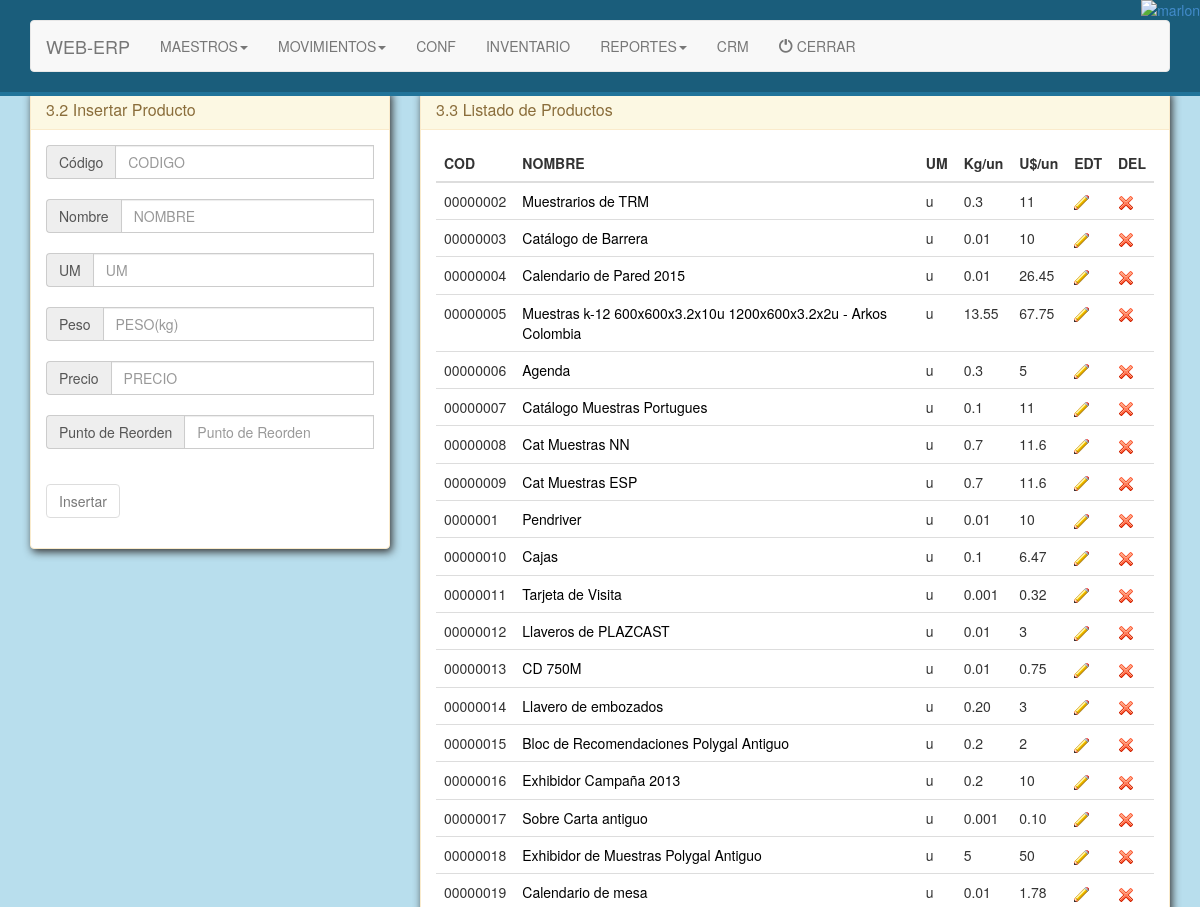
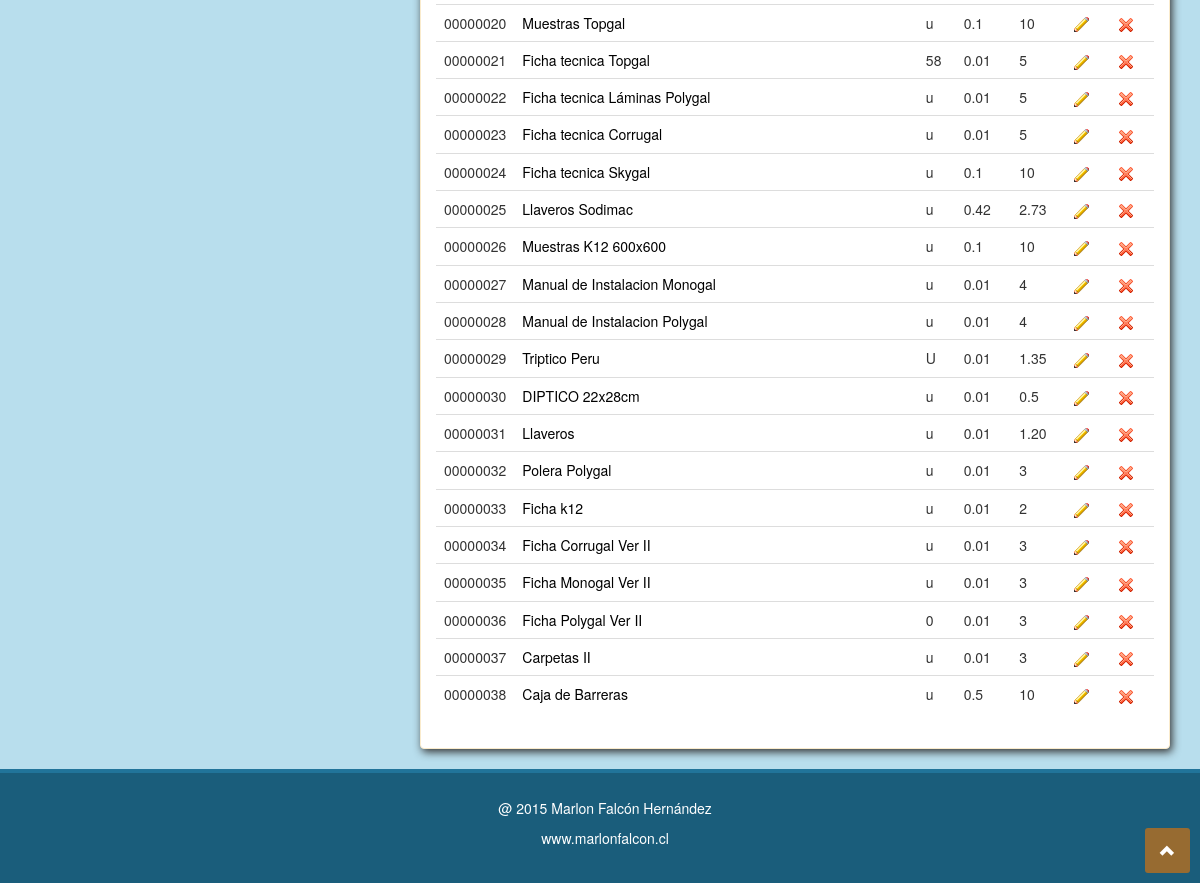
The app's page /productos.php (signed in) with its own data (2 pictures, top to bottom).
### tables this page shows
CREATE TABLE IF NOT EXISTS `tproductos` (
  `id` int(11) NOT NULL AUTO_INCREMENT,
  `fcodigo` text NOT NULL,
  `fnombre` text NOT NULL,
  `fum` text NOT NULL,
  `fpeso` text NOT NULL,
  `fprecio` text NOT NULL,
  `Preorden` int(11) NOT NULL,
  PRIMARY KEY (`id`)
);

### productos.php (the view, shortened to what this page needs)
<!DOCTYPE html>
<html lang="es">
<head>
  <link type="text/css" rel="stylesheet" href="assets/css/bootstrap.min.css"/>
  <link rel="stylesheet" href="style.css">
  <?php  require_once("assets/include/function.php") ?>
</head>
<body>
<div class="wrapper-main">
  <div class="container">
      <div class="row">
          <div class="col-lg-4">
         <div class="panel panel-warning">
             	 <div class="panel-heading"><h3 class="panel-title">3.2 Insertar Producto</h3></div>
             	 <div class="panel-body">
                <form class="form-signin" action="assets/include/function.php" name="nform" method="POST" ng-app>
             	 	<div class="form-group ">
             	 		<div class="input-group" ><span class="input-group-addon">Código</span>
                  <input class="form-control inputfill  botonsup" type="text" name="tCodigo" placeholder="CODIGO" autofocus required ng-model="m.cod"><br>
                  </div> <br><div class="input-group" ><span class="input-group-addon">Nombre</span>
                  <input class="form-control inputfill  botonsup" type="text" name="tNombre" placeholder="NOMBRE" required ng-model="m.Nombre"><br>
                  </div> <br><div class="input-group" ><span class="input-group-addon">UM</span>
                  <input class="form-control inputfill  botonsup" type="text" name="tUM" placeholder="UM" required ng-model="m.um"><br>
                </div> <br><div class="input-group" ><span class="input-group-addon">Peso</span>
                  <input class="form-control inputfill  botonsup" type="text" name="tPESO" placeholder="PESO(kg)" required ng-model="m.peso"><br>
                </div> <br><div class="input-group" ><span class="input-group-addon">Precio</span>
                  <input class="form-control inputfill  botonsup" type="text" name="tPRECIO" placeholder="PRECIO" required ng-model="m.Precio"><br>
                </div> <br><div class="input-group" ><span class="input-group-addon">Punto de Reorden</span>
                  <input class="form-control inputfill  botonsup" type="text" name="tPRO" placeholder="Punto de Reorden" required ng-model="m.Preorden"><br>
               	  </div> <br>
                 </div>
             	 	<div class="form-group">
             	 		<input class="botones btn btn-default" type="submit" value="Insertar" ng-disabled="nform.$invalid">
             	 	</div>
             	 	</form>
             	 </div>
         </div>
          </div>
          <div class="col-lg-8">
             <div class="panel panel-warning">
             	 <div class="panel-heading"><h3 class="panel-title">3.3 Listado de Productos</h3></div>
             	 <div class="panel-body">
                      <div class="tabla">
       <table class="table table-hover">
         <thead>
           <tr>
             <th>COD</th>
             <th>NOMBRE</th>
             <th>UM</th>
             <th>Kg/un</th>
             <th>U$/un</th>
             <th>EDT</th>
             <th>DEL</th>
           </tr>
        </thead>
        <tbody>
            <?php
              $sql="SELECT * FROM tproductos WHERE 1 ORDER BY fcodigo";
              $result = mysql_query($sql);
         while($row = mysql_fetch_assoc($result))
         {
          echo "<tr>";
          echo "<td>".$row['fcodigo']."</td>";
          echo "<td><a class=\"link-black\" href=\"reporte-ciclo_producto.php?id_prod_cod=".$row['fcodigo']."\">".$row['fnombre']."</a></td>";
          echo "<td>".$row['fum']."</td>";
          echo "<td>".$row['fpeso']."</td>";
          echo "<td>".$row['fprecio']."</td>";
          echo '<td scope="row">'.'<a id='.$row['id'].' class="vinculo3" href="#"><img src="assets/img/bedit.png"></a>'.'</td>';
          echo "<td class=\"img_class\"><a onclick=\"return confirm('¿Quieres eliminar el Registro?');\" href=\"assets/include/function.php?id_producto=".$row['id']."\"><img src=\"assets/img/bdelete.png\"></a></td>";
          echo "</tr>";
         }
            ?>
        </tbody>
     </table>
             	 </div>
             </div>
         </div>
          </div>
      </div>
  </div>
</div>
</body>
</html>

### style.css (style rules this page uses)
* { margin: 0px; padding: 0px; }
.wrapper-main { min-height: 720px; padding-top: 20px; background-color: #b8deed; }
.panel { -ms-filter: "progid:DXImageTransform.Microsoft.Shadow(Strength=8, Direction=146, Color=#333333)"; -moz-box-shadow: 2px 3px 8px #333333; -webkit-box-shadow: 2px 3px 8px #333333; box-shadow: 2px 3px 8px #333333; filter: progid:DXImageTransform.Microsoft.Shadow(Strength=8, Direction=146, Color=#333333); }
body { background-color: #b8deed; margin: 0px !important; padding: 0px !important ; }
.wrapper-main { margin-top: 70px; }
.link-black { color: #000; }

### records on screen
tproductos: fcodigo "00000002", fnombre "Muestrarios de TRM", fum "u", fpeso "0.3", fprecio "11"
tproductos: fcodigo "00000003", fnombre "Catálogo de Barrera", fum "u", fpeso "0.01", fprecio "10"
tproductos: fcodigo "00000004", fnombre "Calendario de Pared 2015", fum "u", fpeso "0.01", fprecio "26.45"
tproductos: fcodigo "00000005", fnombre "Muestras k-12 600x600x3.2x10u 1200x600x3.2x2u - Arkos Colombia", fum "u", fpeso "13.55", fprecio "67.75"
tproductos: fcodigo "00000006", fnombre "Agenda", fum "u", fpeso "0.3", fprecio "5"
tproductos: fcodigo "00000007", fnombre "Catálogo Muestras Portugues", fum "u", fpeso "0.1", fprecio "11"
tproductos: fcodigo "00000008", fnombre "Cat Muestras NN", fum "u", fpeso "0.7", fprecio "11.6"
tproductos: fcodigo "00000009", fnombre "Cat Muestras ESP", fum "u", fpeso "0.7", fprecio "11.6"
tproductos: fcodigo "0000001", fnombre "Pendriver", fum "u", fpeso "0.01", fprecio "10"
tproductos: fcodigo "00000010", fnombre "Cajas", fum "u", fpeso "0.1", fprecio "6.47"
tproductos: fcodigo "00000011", fnombre "Tarjeta de Visita", fum "u", fpeso "0.001", fprecio "0.32"
tproductos: fcodigo "00000012", fnombre "Llaveros de PLAZCAST", fum "u", fpeso "0.01", fprecio "3"
tproductos: fcodigo "00000013", fnombre "CD 750M", fum "u", fpeso "0.01", fprecio "0.75"
tproductos: fcodigo "00000014", fnombre "Llavero de embozados", fum "u", fpeso "0.20", fprecio "3"
tproductos: fcodigo "00000015", fnombre "Bloc de Recomendaciones Polygal Antiguo", fum "u", fpeso "0.2", fprecio "2"
tproductos: fcodigo "00000016", fnombre "Exhibidor Campaña 2013", fum "u", fpeso "0.2", fprecio "10"
tproductos: fcodigo "00000017", fnombre "Sobre Carta antiguo", fum "u", fpeso "0.001", fprecio "0.10"
tproductos: fcodigo "00000018", fnombre "Exhibidor de Muestras Polygal Antiguo", fum "u", fpeso "5", fprecio "50"
tproductos: fcodigo "00000019", fnombre "Calendario de mesa", fum "u", fpeso "0.01", fprecio "1.78"
tproductos: fcodigo "00000020", fnombre "Muestras Topgal", fum "u", fpeso "0.1", fprecio "10"
tproductos: fcodigo "00000021", fnombre "Ficha tecnica Topgal", fum "58", fpeso "0.01", fprecio "5"
tproductos: fcodigo "00000022", fnombre "Ficha tecnica Láminas Polygal", fum "u", fpeso "0.01", fprecio "5"
tproductos: fcodigo "00000023", fnombre "Ficha tecnica Corrugal", fum "u", fpeso "0.01", fprecio "5"
tproductos: fcodigo "00000024", fnombre "Ficha tecnica Skygal", fum "u", fpeso "0.1", fprecio "10"
tproductos: fcodigo "00000025", fnombre "Llaveros Sodimac", fum "u", fpeso "0.42", fprecio "2.73"
tproductos: fcodigo "00000026", fnombre "Muestras K12 600x600", fum "u", fpeso "0.1", fprecio "10"
tproductos: fcodigo "00000027", fnombre "Manual de Instalacion Monogal", fum "u", fpeso "0.01", fprecio "4"
tproductos: fcodigo "00000028", fnombre "Manual de Instalacion Polygal", fum "u", fpeso "0.01", fprecio "4"
tproductos: fcodigo "00000029", fnombre "Triptico Peru", fum "U", fpeso "0.01", fprecio "1.35"
tproductos: fcodigo "00000030", fnombre "DIPTICO 22x28cm", fum "u", fpeso "0.01", fprecio "0.5"
tproductos: fcodigo "00000031", fnombre "Llaveros", fum "u", fpeso "0.01", fprecio "1.20"
tproductos: fcodigo "00000032", fnombre "Polera Polygal", fum "u", fpeso "0.01", fprecio "3"
tproductos: fcodigo "00000033", fnombre "Ficha k12", fum "u", fpeso "0.01", fprecio "2"
tproductos: fcodigo "00000034", fnombre "Ficha Corrugal Ver II", fum "u", fpeso "0.01", fprecio "3"
tproductos: fcodigo "00000035", fnombre "Ficha Monogal Ver II", fum "u", fpeso "0.01", fprecio "3"
tproductos: fcodigo "00000036", fnombre "Ficha Polygal Ver II", fum "0", fpeso "0.01", fprecio "3"
tproductos: fcodigo "00000037", fnombre "Carpetas II", fum "u", fpeso "0.01", fprecio "3"
tproductos: fcodigo "00000038", fnombre "Caja de Barreras", fum "u", fpeso "0.5", fprecio "10"

### other values on screen
TEXT_MAESTRO "MAESTROS"
TEXT_MOVIMIENTOS "MOVIMIENTOS"
TEXT_INVENTARIO "INVENTARIO"
TEXT_REPORTES "REPORTES"
TEXT_CERRAR "CERRAR"
